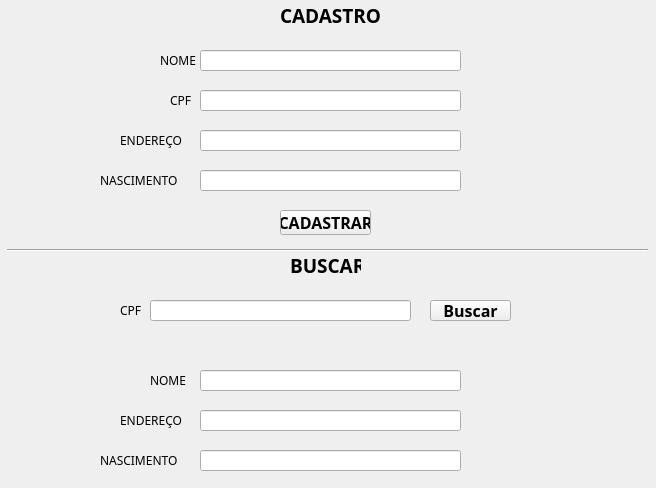
<?xml version="1.0" encoding="UTF-8"?>
<ui version="4.0">
 <class>TelaCadastro</class>
 <widget class="QFrame" name="TelaCadastro">
  <property name="geometry">
   <rect>
    <x>0</x>
    <y>0</y>
    <width>656</width>
    <height>488</height>
   </rect>
  </property>
  <property name="font">
   <font>
    <family>Hack</family>
   </font>
  </property>
  <property name="cursor">
   <cursorShape>ArrowCursor</cursorShape>
  </property>
  <property name="windowTitle">
   <string>Tela de Cadastro</string>
  </property>
  <widget class="QLabel" name="label">
   <property name="geometry">
    <rect>
     <x>280</x>
     <y>0</y>
     <width>101</width>
     <height>31</height>
    </rect>
   </property>
   <property name="font">
    <font>
     <family>Hack</family>
     <pointsize>14</pointsize>
     <weight>75</weight>
     <italic>false</italic>
     <bold>true</bold>
    </font>
   </property>
   <property name="text">
    <string>CADASTRO</string>
   </property>
  </widget>
  <widget class="QLineEdit" name="lineEdit">
   <property name="geometry">
    <rect>
     <x>200</x>
     <y>50</y>
     <width>261</width>
     <height>21</height>
    </rect>
   </property>
  </widget>
  <widget class="QLabel" name="label_2">
   <property name="geometry">
    <rect>
     <x>160</x>
     <y>50</y>
     <width>41</width>
     <height>21</height>
    </rect>
   </property>
   <property name="font">
    <font>
     <family>Hack</family>
    </font>
   </property>
   <property name="text">
    <string>NOME</string>
   </property>
  </widget>
  <widget class="QLineEdit" name="lineEdit_2">
   <property name="geometry">
    <rect>
     <x>200</x>
     <y>90</y>
     <width>261</width>
     <height>21</height>
    </rect>
   </property>
  </widget>
  <widget class="QLabel" name="label_3">
   <property name="geometry">
    <rect>
     <x>170</x>
     <y>90</y>
     <width>31</width>
     <height>21</height>
    </rect>
   </property>
   <property name="font">
    <font>
     <family>Hack</family>
    </font>
   </property>
   <property name="text">
    <string>CPF</string>
   </property>
  </widget>
  <widget class="QLineEdit" name="lineEdit_3">
   <property name="geometry">
    <rect>
     <x>200</x>
     <y>130</y>
     <width>261</width>
     <height>21</height>
    </rect>
   </property>
  </widget>
  <widget class="QLabel" name="label_4">
   <property name="geometry">
    <rect>
     <x>120</x>
     <y>130</y>
     <width>81</width>
     <height>21</height>
    </rect>
   </property>
   <property name="font">
    <font>
     <family>Hack</family>
    </font>
   </property>
   <property name="text">
    <string>ENDEREÇO</string>
   </property>
  </widget>
  <widget class="QLineEdit" name="lineEdit_4">
   <property name="geometry">
    <rect>
     <x>200</x>
     <y>170</y>
     <width>261</width>
     <height>21</height>
    </rect>
   </property>
  </widget>
  <widget class="QLabel" name="label_5">
   <property name="geometry">
    <rect>
     <x>100</x>
     <y>170</y>
     <width>101</width>
     <height>21</height>
    </rect>
   </property>
   <property name="font">
    <font>
     <family>Hack</family>
    </font>
   </property>
   <property name="text">
    <string>NASCIMENTO</string>
   </property>
  </widget>
  <widget class="QPushButton" name="pushButton">
   <property name="geometry">
    <rect>
     <x>280</x>
     <y>210</y>
     <width>91</width>
     <height>25</height>
    </rect>
   </property>
   <property name="font">
    <font>
     <family>Hack</family>
     <pointsize>12</pointsize>
     <weight>75</weight>
     <bold>true</bold>
    </font>
   </property>
   <property name="text">
    <string>CADASTRAR</string>
   </property>
  </widget>
  <widget class="QLabel" name="label_6">
   <property name="geometry">
    <rect>
     <x>290</x>
     <y>250</y>
     <width>71</width>
     <height>31</height>
    </rect>
   </property>
   <property name="font">
    <font>
     <family>Hack</family>
     <pointsize>14</pointsize>
     <weight>75</weight>
     <italic>false</italic>
     <bold>true</bold>
    </font>
   </property>
   <property name="text">
    <string>BUSCAR</string>
   </property>
  </widget>
  <widget class="QLineEdit" name="lineEdit_5">
   <property name="geometry">
    <rect>
     <x>150</x>
     <y>300</y>
     <width>261</width>
     <height>21</height>
    </rect>
   </property>
  </widget>
  <widget class="QLabel" name="label_7">
   <property name="geometry">
    <rect>
     <x>120</x>
     <y>300</y>
     <width>31</width>
     <height>21</height>
    </rect>
   </property>
   <property name="font">
    <font>
     <family>Hack</family>
    </font>
   </property>
   <property name="text">
    <string>CPF</string>
   </property>
  </widget>
  <widget class="QPushButton" name="pushButton_2">
   <property name="geometry">
    <rect>
     <x>430</x>
     <y>300</y>
     <width>81</width>
     <height>21</height>
    </rect>
   </property>
   <property name="font">
    <font>
     <family>Hack</family>
     <pointsize>12</pointsize>
     <weight>75</weight>
     <bold>true</bold>
    </font>
   </property>
   <property name="text">
    <string>Buscar</string>
   </property>
  </widget>
  <widget class="Line" name="line">
   <property name="geometry">
    <rect>
     <x>7</x>
     <y>240</y>
     <width>641</width>
     <height>20</height>
    </rect>
   </property>
   <property name="orientation">
    <enum>Qt::Horizontal</enum>
   </property>
  </widget>
  <widget class="QLineEdit" name="lineEdit_6">
   <property name="geometry">
    <rect>
     <x>200</x>
     <y>370</y>
     <width>261</width>
     <height>21</height>
    </rect>
   </property>
  </widget>
  <widget class="QLabel" name="label_8">
   <property name="geometry">
    <rect>
     <x>100</x>
     <y>450</y>
     <width>101</width>
     <height>21</height>
    </rect>
   </property>
   <property name="font">
    <font>
     <family>Hack</family>
    </font>
   </property>
   <property name="text">
    <string>NASCIMENTO</string>
   </property>
  </widget>
  <widget class="QLineEdit" name="lineEdit_7">
   <property name="geometry">
    <rect>
     <x>200</x>
     <y>410</y>
     <width>261</width>
     <height>21</height>
    </rect>
   </property>
  </widget>
  <widget class="QLineEdit" name="lineEdit_8">
   <property name="geometry">
    <rect>
     <x>200</x>
     <y>450</y>
     <width>261</width>
     <height>21</height>
    </rect>
   </property>
  </widget>
  <widget class="QLabel" name="label_9">
   <property name="geometry">
    <rect>
     <x>150</x>
     <y>370</y>
     <width>41</width>
     <height>21</height>
    </rect>
   </property>
   <property name="font">
    <font>
     <family>Hack</family>
    </font>
   </property>
   <property name="text">
    <string>NOME</string>
   </property>
  </widget>
  <widget class="QLabel" name="label_10">
   <property name="geometry">
    <rect>
     <x>120</x>
     <y>410</y>
     <width>71</width>
     <height>21</height>
    </rect>
   </property>
   <property name="font">
    <font>
     <family>Hack</family>
    </font>
   </property>
   <property name="text">
    <string>ENDEREÇO</string>
   </property>
  </widget>
  <zorder>label_2</zorder>
  <zorder>lineEdit</zorder>
  <zorder>label</zorder>
  <zorder>lineEdit_2</zorder>
  <zorder>label_3</zorder>
  <zorder>lineEdit_3</zorder>
  <zorder>label_4</zorder>
  <zorder>lineEdit_4</zorder>
  <zorder>label_5</zorder>
  <zorder>pushButton</zorder>
  <zorder>label_6</zorder>
  <zorder>lineEdit_5</zorder>
  <zorder>label_7</zorder>
  <zorder>pushButton_2</zorder>
  <zorder>line</zorder>
  <zorder>lineEdit_6</zorder>
  <zorder>label_8</zorder>
  <zorder>lineEdit_7</zorder>
  <zorder>lineEdit_8</zorder>
  <zorder>label_9</zorder>
  <zorder>label_10</zorder>
 </widget>
 <resources/>
 <connections/>
</ui>
